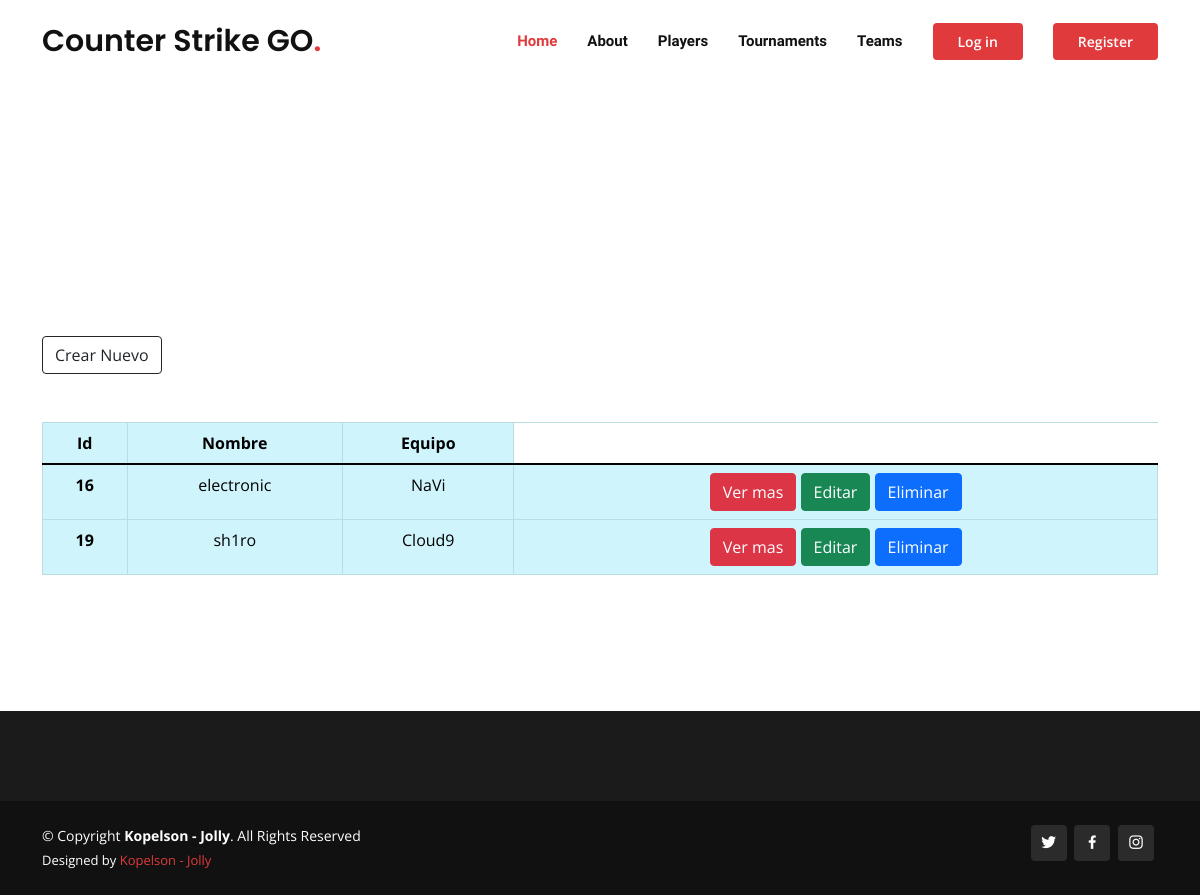
Before: /players.html with the older database file.
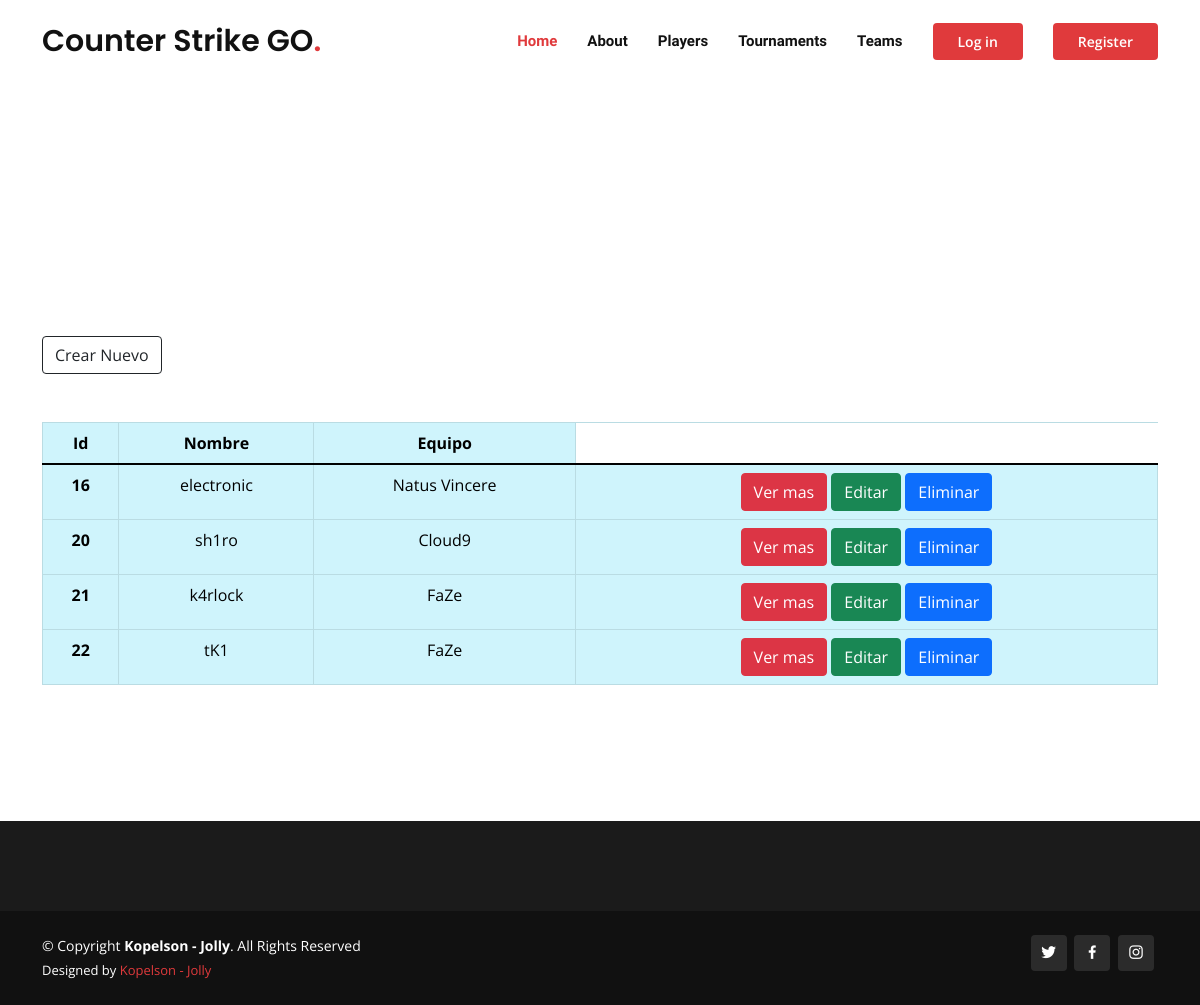
After: the same page with the newer database file.
### csgoapp/models.py (models this page shows)
class Players(models.Model):
    nombre = models.CharField(max_length=40)
    team = models.CharField(max_length=40)

### csgoapp/views.py (the view)
# urls.py: path('players.html', views.players),
def players(request):
    players = Players.objects.all()
    diccionario = {
        'players' : players
    }
    return render (request, "csgoapp/players.html", diccionario)

### csgoapp/templates/csgoapp/players.html
{% extends 'csgoapp/index.html' %}
{% load static %}
{% block content %}
<br>
<br>
<br>
<br>
<br>
<br>
<br>
<br>
<br>
<br>
<br>
<br>
<div class="container">
  <a href="alta_players.html" class="btn btn-outline-dark mt-5">Crear Nuevo</a>
  <table class="table table-bordered table-info mt-5 text-center">
  <thead>
      <tr>
      <th>Id</th>
      <th>Nombre</th>
      <th>Equipo</th>
      </tr>
  </thead>
  <tbody>
      {% for player in players %}
          <tr>
              <th>{{ player.id }}</th>
              <td>{{ player.nombre }}</td>
              <td>{{ player.team }}</td>
              <td>
                {% if user.is_authenticated %}
                  <a href="detalles_players_{{ player.id }}"class="btn btn-danger">Ver mas</a>
                  <a href="editar_player/{{player.id}}" class="btn btn-success">Editar</a>
                  <a href="eliminar_player_{{ player.id }}" class="btn btn-primary">Eliminar</a>
                {% else %}
                  <a class="btn btn-danger">Ver mas</a>
                  <a class="btn btn-success">Editar</a>
                  <a class="btn btn-primary">Eliminar</a>
                {% endif %}
              </td>
          </tr>
      {% endfor %}
  </tbody>
  </table>
</div>
<br>
<br>
<br>
<br>
<br>
{% endblock %}

### csgoapp/templates/csgoapp/index.html (shortened to what this page needs)
{% load static %}
<!DOCTYPE html>
<html lang="en">
<head>
  <link href="{% static 'assets/vendor/aos/aos.css' %}" rel="stylesheet">
  <link href="{% static 'assets/vendor/bootstrap/css/bootstrap.min.css' %}" rel="stylesheet">
  <link href="{% static 'assets/vendor/bootstrap-icons/bootstrap-icons.css' %}" rel="stylesheet">
  <link href="{% static 'assets/vendor/boxicons/css/boxicons.min.css' %}" rel="stylesheet">
  <link href="{% static 'assets/vendor/glightbox/css/glightbox.min.css' %}" rel="stylesheet">
  <link href="{% static 'assets/vendor/remixicon/remixicon.css' %}" rel="stylesheet">
  <link href="{% static 'assets/vendor/swiper/swiper-bundle.min.css' %}" rel="stylesheet">
  <link href="{% static 'assets/css/style.css' %}" rel="stylesheet">
</head>
<body>
  <header id="header" class="fixed-top d-flex align-items-center">
    <div class="container d-flex align-items-center">
      <h1 class="logo me-auto"><a href="index.html">Counter Strike GO<span>.</span></a></h1>
      <nav id="navbar" class="navbar order-last order-lg-0">
        <ul>
          <li><a class="nav-link scrollto active" href="index.html">Home</a></li>
          <li><a href="about.html">About</a></li>
          <li><a class="nav-link scrollto" href="players.html">Players</a></li>
          <li><a class="nav-link scrollto " href="tournaments.html">Tournaments</a></li>
          <li><a class="nav-link scrollto" href="teams.html">Teams</a></li>
        </ul>
      </nav>
      {% if user.is_authenticated %}
      <a href="logout.html" class="get-started-btn scrollto">Log out</a>
      <a href="editarperfil.html" class="get-started-btn scrollto">Editar perfil</a>
      {% else %}
      <a href="login.html" class="get-started-btn scrollto">Log in</a>
      <a href="registro.html" class="get-started-btn scrollto">Register</a>
      {% endif %}
    </div>
  </header>
  {% block content %}{% endblock %}
  <footer id="footer">
    <div class="footer-top">
    </div>
    <div class="container d-md-flex py-4">
      <div class="me-md-auto text-center text-md-start">
        <div class="copyright">
          &copy; Copyright <strong><span>Kopelson - Jolly</span></strong>. All Rights Reserved
        </div>
        <div class="credits">
          Designed by <a href="https://bootstrapmade.com/">Kopelson - Jolly</a>
        </div>
      </div>
      <div class="social-links text-center text-md-end pt-3 pt-md-0">
        <a href="https://twitter.com/CSGO" class="twitter"><i class="bx bxl-twitter"></i></a>
        <a href="https://www.facebook.com/" class="facebook"><i class="bx bxl-facebook"></i></a>
        <a href="https://www.instagram.com/csgo_dev/" class="instagram"><i class="bx bxl-instagram"></i></a>
      </div>
    </div>
  </footer>
</body>
</html>

### csgoapp/static/assets/css/style.css (style rules this page uses)
body { font-family: "Open Sans", sans-serif; color: #444444; }
a { color: #e03a3c; text-decoration: none; }
h1, h2, h3, h4, h5, h6 { font-family: "Raleway", sans-serif; padding: 10px; }
#header { background: #fff; transition: all 0.5s; z-index: 997; padding: 20px 0; }
#header .logo { font-size: 30px; margin: 0; padding: 0; font-weight: 600; font-family: "Poppins", sans-serif; }
#header .logo a { color: #111111; }
#header .logo a span { color: #e03a3c; }
.get-started-btn { margin-left: 30px; background: #e03a3c; color: #fff; border-radius: 4px; padding: 8px 25px; white-space: nowrap; transition: 0.3s; font-size: 14px; font-weight: 600; display: inline-block; }
.navbar { padding: 0; }
.navbar ul { margin: 0; padding: 0; display: flex; list-style: none; align-items: center; }
.navbar li { position: relative; }
.navbar a, .navbar a:focus { display: flex; align-items: center; justify-content: space-between; padding: 10px 0 10px 30px; font-family: "Raleway", sans-serif; font-size: 15px; font-weight: 600; color: #111111; white-space: nowrap; transition: 0.3s; }
.navbar a:hover, .navbar .active, .navbar .active:focus, .navbar li:hover > a { color: #e03a3c; }
#footer { color: #fff; font-size: 14px; background: #111111; }
#footer .footer-top { padding: 60px 0 30px 0; background: #1b1b1b; }
#footer .credits { padding-top: 5px; font-size: 13px; }
#footer .social-links a { font-size: 18px; display: inline-block; background: #2b2b2b; color: #fff; line-height: 1; padding: 8px 0; margin-right: 4px; border-radius: 4px; text-align: center; width: 36px; height: 36px; transition: 0.3s; }

Changed rows visible on the page:
removed Players: id "19", nombre "sh1ro", team "Cloud9"
changed Players "electronic": team "NaVi" → "Natus Vincere"
added Players: id "20", nombre "sh1ro", team "Cloud9"
added Players: id "21", nombre "k4rlock", team "FaZe"
added Players: id "22", nombre "tK1", team "FaZe"
